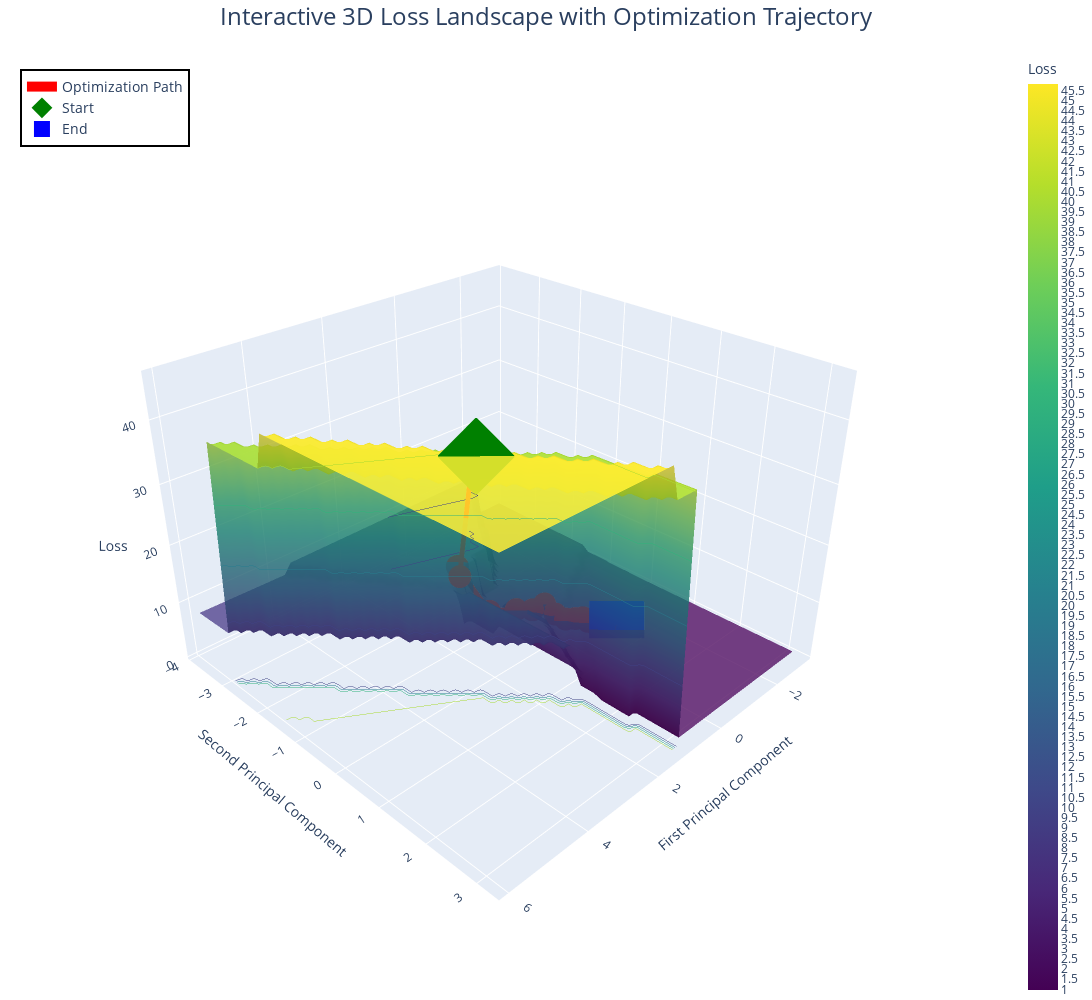

The code cell stored with this chart in its notebook:
### Code cell
# bonus number 2 neural nets
# Simple Neural Network for Rating Prediction
import torch
import torch.nn as nn
from sklearn.preprocessing import StandardScaler
from sklearn.model_selection import train_test_split
import numpy as np
import plotly.graph_objects as go
from sklearn.decomposition import PCA

# Prepare data
X_train, X_test, y_train, y_test = train_test_split(X, y, test_size=0.2, random_state=42)

# Scale features
scaler = StandardScaler()
X_train_scaled = scaler.fit_transform(X_train)
X_test_scaled = scaler.transform(X_test)

# Convert to PyTorch tensors
X_train_tensor = torch.FloatTensor(X_train_scaled)
y_train_tensor = torch.FloatTensor(y_train.values.reshape(-1, 1))
X_test_tensor = torch.FloatTensor(X_test_scaled)
y_test_tensor = torch.FloatTensor(y_test.values.reshape(-1, 1))

# Define neural network
class RatingPredictor(nn.Module):
    def __init__(self, input_size):
        super().__init__()
        self.layers = nn.Sequential(
            nn.Linear(input_size, 64),
            nn.ReLU(),
            nn.Linear(64, 32),
            nn.ReLU(),
            nn.Linear(32, 1)
        )
    
    def forward(self, x):
        return self.layers(x)

# Function to get model parameters as vector
def get_params_vector(model):
    params = []
    for p in model.parameters():
        params.extend(p.data.cpu().numpy().flatten())
    return np.array(params)

# Function to set model parameters from vector
def set_params_from_vector(model, params_vector):
    idx = 0
    for p in model.parameters():
        param_length = p.numel()
        p.data = torch.from_numpy(params_vector[idx:idx+param_length]).float().reshape(p.shape)
        idx += param_length

# Function to evaluate loss at given parameters
def evaluate_loss(params_vector, model_template, X, y):
    model = RatingPredictor(X.shape[1])
    set_params_from_vector(model, params_vector)
    model.eval()
    with torch.no_grad():
        predictions = model(X)
        loss = nn.MSELoss()(predictions, y)
    return loss.item()

# Train model and collect trajectory
print("Training neural network and collecting trajectory...")
model = RatingPredictor(X_train_scaled.shape[1])
optimizer = torch.optim.Adam(model.parameters(), lr=0.01)
loss_fn = nn.MSELoss()

# Store trajectory
trajectory_params = []
trajectory_losses = []

# Initial parameters
initial_params = get_params_vector(model)
trajectory_params.append(initial_params.copy())
trajectory_losses.append(evaluate_loss(initial_params, model, X_train_tensor, y_train_tensor))

# Train for 100 epochs
epochs = 100
for epoch in range(epochs):
    predictions = model(X_train_tensor)
    loss = loss_fn(predictions, y_train_tensor)
    
    optimizer.zero_grad()
    loss.backward()
    optimizer.step()
    
    # Save trajectory every 5 epochs
    if epoch % 5 == 0:
        current_params = get_params_vector(model)
        trajectory_params.append(current_params.copy())
        trajectory_losses.append(loss.item())
        
        if epoch % 20 == 0:
            print(f"Epoch {epoch}: Loss = {loss.item():.4f}")

# Final parameters
final_params = get_params_vector(model)
trajectory_params.append(final_params.copy())
trajectory_losses.append(evaluate_loss(final_params, model, X_train_tensor, y_train_tensor))

print(f"\nTraining complete! Final loss: {trajectory_losses[-1]:.4f}")

# Plot loss per epoch (simple 2D plot)
plt.figure(figsize=(10, 6))
plt.plot(range(0, len(trajectory_losses)*5, 5), trajectory_losses, 'b-', linewidth=2.5)
plt.title('Training Loss per Epoch', fontsize=16, fontweight='bold')
plt.xlabel('Epoch', fontsize=12)
plt.ylabel('MSE Loss', fontsize=12)
plt.yscale('log')
plt.grid(True, alpha=0.3)
plt.tight_layout()
plt.show()

# Create 3D loss landscape visualization
print("\nGenerating interactive 3D loss landscape...")


trajectory_params_array = np.array(trajectory_params)
pca = PCA(n_components=2)
trajectory_2d = pca.fit_transform(trajectory_params_array)

# Create grid around trajectory
margin = 2.0
x_min, x_max = trajectory_2d[:, 0].min() - margin, trajectory_2d[:, 0].max() + margin
y_min, y_max = trajectory_2d[:, 1].min() - margin, trajectory_2d[:, 1].max() + margin

# Create dense grid
grid_size = 50
x_range = np.linspace(x_min, x_max, grid_size)
y_range = np.linspace(y_min, y_max, grid_size)
X_grid, Y_grid = np.meshgrid(x_range, y_range)

# Compute loss surface
print("Computing loss surface...")
Z_grid = np.zeros((grid_size, grid_size))

for i in range(grid_size):
    for j in range(grid_size):
        # Get 2D point
        point_2d = np.array([X_grid[i, j], Y_grid[i, j]])
        
        # Find closest trajectory point for interpolation
        distances = np.sum((trajectory_2d - point_2d)**2, axis=1)
        closest_idx = np.argmin(distances)
        
        # Interpolate in parameter space
        if closest_idx == 0:
            direction = trajectory_params[1] - trajectory_params[0]
        elif closest_idx == len(trajectory_params) - 1:
            direction = trajectory_params[-1] - trajectory_params[-2]
        else:
            direction = trajectory_params[closest_idx + 1] - trajectory_params[closest_idx - 1]
        
        # Project displacement onto parameter space
        displacement_2d = point_2d - trajectory_2d[closest_idx]
        
        # Create perturbation in parameter space
        perturbation = np.zeros_like(trajectory_params[0])
        if len(pca.components_) >= 2:
            perturbation += displacement_2d[0] * pca.components_[0] * np.std(trajectory_params_array[:, 0])
            perturbation += displacement_2d[1] * pca.components_[1] * np.std(trajectory_params_array[:, 1])
        
        # Evaluate loss at perturbed point
        perturbed_params = trajectory_params[closest_idx] + perturbation * 0.5
        Z_grid[i, j] = evaluate_loss(perturbed_params, model, X_train_tensor, y_train_tensor)

# Create interactive 3D plot
fig = go.Figure()

# Add loss surface
fig.add_trace(go.Surface(
    x=x_range,
    y=y_range,
    z=Z_grid,
    colorscale='Viridis',
    opacity=0.8,
    showscale=True,
    colorbar=dict(
        title="Loss",
        tickmode="linear",
        tick0=0,
        dtick=0.5
    ),
    contours=dict(
        z=dict(
            show=True,
            usecolormap=True,
            highlightcolor="limegreen",
            project=dict(z=True)
        )
    ),
    name='Loss Surface'
))

# Add optimization trajectory
fig.add_trace(go.Scatter3d(
    x=trajectory_2d[:, 0],
    y=trajectory_2d[:, 1],
    z=trajectory_losses,
    mode='lines+markers',
    name='Optimization Path',
    line=dict(
        color='red',
        width=10
    ),
    marker=dict(
        size=8,
        color='red',
        symbol='circle'
    )
))

# Add start point
fig.add_trace(go.Scatter3d(
    x=[trajectory_2d[0, 0]],
    y=[trajectory_2d[0, 1]],
    z=[trajectory_losses[0]],
    mode='markers',
    name='Start',
    marker=dict(
        size=20,
        color='green',
        symbol='diamond'
    )
))

# Add end point
fig.add_trace(go.Scatter3d(
    x=[trajectory_2d[-1, 0]],
    y=[trajectory_2d[-1, 1]],
    z=[trajectory_losses[-1]],
    mode='markers',
    name='End',
    marker=dict(
        size=20,
        color='blue',
        symbol='square'
    )
))

# Update layout
fig.update_layout(
    title=dict(
        text='Interactive 3D Loss Landscape with Optimization Trajectory',
        font=dict(size=24),
        x=0.5,
        xanchor='center'
    ),
    scene=dict(
        xaxis=dict(
            title='First Principal Component',
            gridcolor='rgb(255, 255, 255)',
            gridwidth=2
        ),
        yaxis=dict(
            title='Second Principal Component',
            gridcolor='rgb(255, 255, 255)',
            gridwidth=2
        ),
        zaxis=dict(
            title='Loss',
            gridcolor='rgb(255, 255, 255)',
            gridwidth=2
        ),
        camera=dict(
            eye=dict(x=1.5, y=1.5, z=1.2),
            center=dict(x=0, y=0, z=0)
        ),
        aspectmode='manual',
        aspectratio=dict(x=1, y=1, z=0.7)
    ),
    width=1400,
    height=1000,
    legend=dict(
        x=0.02,
        y=0.98,
        bgcolor='rgba(255, 255, 255, 0.9)',
        bordercolor='black',
        borderwidth=2,
        font=dict(size=14)
    ),
    margin=dict(l=0, r=0, t=50, b=0)
)

# Show the plot
fig.show()

# Print summary statistics
print("\nOptimization Summary:")
print(f"Initial Loss: {trajectory_losses[0]:.4f}")
print(f"Final Loss: {trajectory_losses[-1]:.4f}")
print(f"Improvement: {(1 - trajectory_losses[-1]/trajectory_losses[0])*100:.1f}%")
print(f"Number of trajectory points: {len(trajectory_losses)}")

print("\nInteractive controls:")
print("- Rotate: Click and drag")
print("- Zoom: Scroll or pinch")
print("- Pan: Shift + click and drag")
print("- Reset: Double click")
print("- Hover over trajectory to see loss values")

### Figure 1 — Plotly figure (JSON) as saved in the notebook; plotly's stock layout.template omitted (floating-point values rounded to 4 significant figures; data arrays with more than 128 entries replaced by an {"elided": "..."} marker saying what was removed)
{"data": [{"colorbar": {"dtick": 0.5, "tick0": 0, "tickmode": "linear", "title": {"text": "Loss"}}, "colorscale": [[0, "#440154"], [0.1111, "#482878"], [0.2222, "#3e4989"], [0.3333, "#31688e"], [0.4444, "#26828e"], [0.5556, "#1f9e89"], [0.6667, "#35b779"], [0.7778, "#6ece58"], [0.8889, "#b5de2b"], [1, "#fde725"]], "contours": {"z": {"highlightcolor": "limegreen", "project": {"z": true}, "show": true, "usecolormap": true}}, "name": "Loss Surface", "opacity": 0.8, "showscale": true, "type": "surface", "x": [-2.997, -2.815, -2.632, -2.45, -2.267, -2.085, -1.902, -1.72, -1.537, -1.355, -1.172, -0.9895, -0.807, -0.6244, -0.4419, -0.2594, -0.07689, 0.1056, 0.2881, 0.4707, 0.6532, 0.8357, 1.018, 1.201, 1.383, 1.566, 1.748, 1.931, 2.113, 2.296, 2.478, 2.661, 2.843, 3.026, 3.208, 3.391, 3.573, 3.756, 3.938, 4.121, 4.303, 4.486, 4.669, 4.851, 5.034, 5.216, 5.399, 5.581, 5.764, 5.946], "y": [-3.825, -3.681, -3.538, -3.395, -3.252, -3.109, -2.966, -2.822, -2.679, -2.536, -2.393, -2.25, -2.106, -1.963, -1.82, -1.677, -1.534, -1.391, -1.247, -1.104, -0.961, -0.8178, -0.6746, -0.5314, -0.3882, -0.2451, -0.1019, 0.04132, 0.1845, 0.3277, 0.4709, 0.6141, 0.7572, 0.9004, 1.044, 1.187, 1.33, 1.473, 1.616, 1.76, 1.903, 2.046, 2.189, 2.332, 2.475, 2.619, 2.762, 2.905, 3.048, 3.191], "z": {"elided": "50x50 float values"}}, {"line": {"color": "red", "width": 10}, "marker": {"color": "red", "size": 8, "symbol": "circle"}, "mode": "lines+markers", "name": "Optimization Path", "type": "scatter3d", "x": [3.946, 3.581, 2.032, 0.8861, 0.6663, 0.451, -0.04591, -0.4219, -0.3951, -0.3946, -0.5973, -0.7399, -0.7343, -0.7811, -0.8678, -0.8771, -0.8833, -0.9315, -0.9521, -0.959, -0.9849, -0.9971], "y": [1.191, 0.8712, -0.7883, -1.825, -1.198, -0.7047, -0.681, -0.6647, -0.3824, -0.1363, -0.05488, 0.02579, 0.1621, 0.2528, 0.3059, 0.3806, 0.4475, 0.4865, 0.527, 0.5676, 0.5968, 0.6201], "z": [45.43, 45.43, 14.5, 8.601, 1.911, 3.641, 2.026, 1.966, 1.3, 1.411, 1.167, 1.184, 1.069, 1.073, 1.038, 1.018, 1.011, 0.9956, 0.9891, 0.9822, 0.9751, 0.97]}, {"marker": {"color": "green", "size": 20, "symbol": "diamond"}, "mode": "markers", "name": "Start", "type": "scatter3d", "x": [3.946], "y": [1.191], "z": [45.43]}, {"marker": {"color": "blue", "size": 20, "symbol": "square"}, "mode": "markers", "name": "End", "type": "scatter3d", "x": [-0.9971], "y": [0.6201], "z": [0.97]}], "layout": {"height": 1000, "legend": {"bgcolor": "rgba(255, 255, 255, 0.9)", "bordercolor": "black", "borderwidth": 2, "font": {"size": 14}, "x": 0.02, "y": 0.98}, "margin": {"b": 0, "l": 0, "r": 0, "t": 50}, "scene": {"aspectmode": "manual", "aspectratio": {"x": 1, "y": 1, "z": 0.7}, "camera": {"center": {"x": 0, "y": 0, "z": 0}, "eye": {"x": 1.5, "y": 1.5, "z": 1.2}}, "xaxis": {"gridcolor": "rgb(255, 255, 255)", "gridwidth": 2, "title": {"text": "First Principal Component"}}, "yaxis": {"gridcolor": "rgb(255, 255, 255)", "gridwidth": 2, "title": {"text": "Second Principal Component"}}, "zaxis": {"gridcolor": "rgb(255, 255, 255)", "gridwidth": 2, "title": {"text": "Loss"}}}, "title": {"font": {"size": 24}, "text": "Interactive 3D Loss Landscape with Optimization Trajectory", "x": 0.5, "xanchor": "center"}, "width": 1400}}
